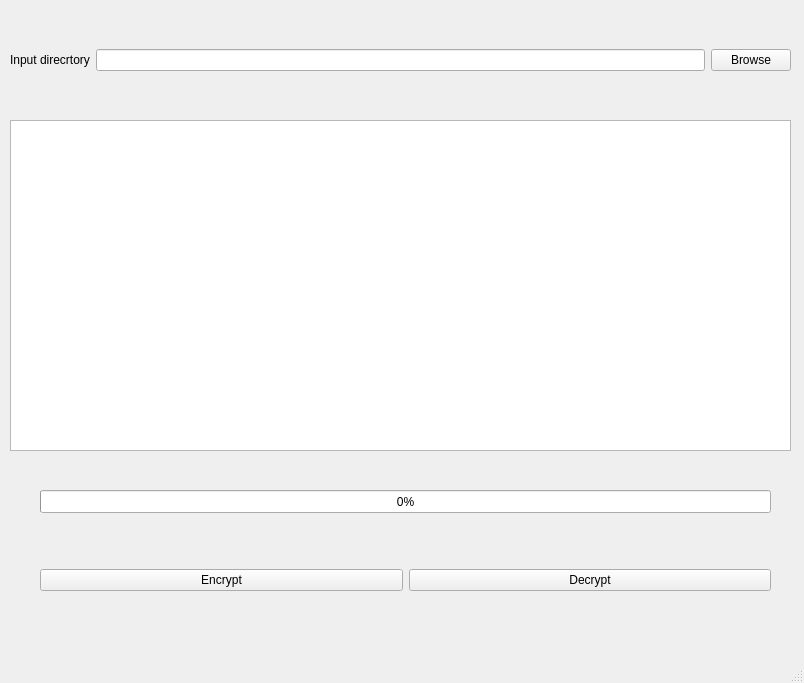
<?xml version="1.0" encoding="UTF-8"?>
<ui version="4.0">
 <class>MainWindow</class>
 <widget class="QMainWindow" name="MainWindow">
  <property name="geometry">
   <rect>
    <x>0</x>
    <y>0</y>
    <width>804</width>
    <height>683</height>
   </rect>
  </property>
  <property name="windowTitle">
   <string>MainWindow</string>
  </property>
  <widget class="QWidget" name="centralwidget">
   <widget class="QWidget" name="horizontalLayoutWidget">
    <property name="geometry">
     <rect>
      <x>10</x>
      <y>20</y>
      <width>781</width>
      <height>80</height>
     </rect>
    </property>
    <layout class="QHBoxLayout" name="horizontalLayout">
     <item>
      <widget class="QLabel" name="label">
       <property name="text">
        <string>Input direcrtory</string>
       </property>
      </widget>
     </item>
     <item>
      <widget class="QLineEdit" name="directory_inp"/>
     </item>
     <item>
      <widget class="QPushButton" name="browse_btn">
       <property name="text">
        <string>Browse</string>
       </property>
      </widget>
     </item>
    </layout>
   </widget>
   <widget class="QWidget" name="horizontalLayoutWidget_2">
    <property name="geometry">
     <rect>
      <x>40</x>
      <y>540</y>
      <width>731</width>
      <height>80</height>
     </rect>
    </property>
    <layout class="QHBoxLayout" name="horizontalLayout_2">
     <item>
      <widget class="QPushButton" name="encrypt_btn">
       <property name="text">
        <string>Encrypt</string>
       </property>
      </widget>
     </item>
     <item>
      <widget class="QPushButton" name="decrypt_btn">
       <property name="text">
        <string>Decrypt</string>
       </property>
      </widget>
     </item>
    </layout>
   </widget>
   <widget class="QPlainTextEdit" name="logs">
    <property name="enabled">
     <bool>true</bool>
    </property>
    <property name="geometry">
     <rect>
      <x>10</x>
      <y>120</y>
      <width>781</width>
      <height>331</height>
     </rect>
    </property>
    <property name="readOnly">
     <bool>true</bool>
    </property>
   </widget>
   <widget class="QProgressBar" name="progress_bar">
    <property name="geometry">
     <rect>
      <x>40</x>
      <y>490</y>
      <width>731</width>
      <height>23</height>
     </rect>
    </property>
    <property name="value">
     <number>0</number>
    </property>
   </widget>
  </widget>
  <widget class="QMenuBar" name="menubar">
   <property name="geometry">
    <rect>
     <x>0</x>
     <y>0</y>
     <width>804</width>
     <height>21</height>
    </rect>
   </property>
  </widget>
  <widget class="QStatusBar" name="statusbar"/>
 </widget>
 <resources/>
 <connections/>
</ui>
